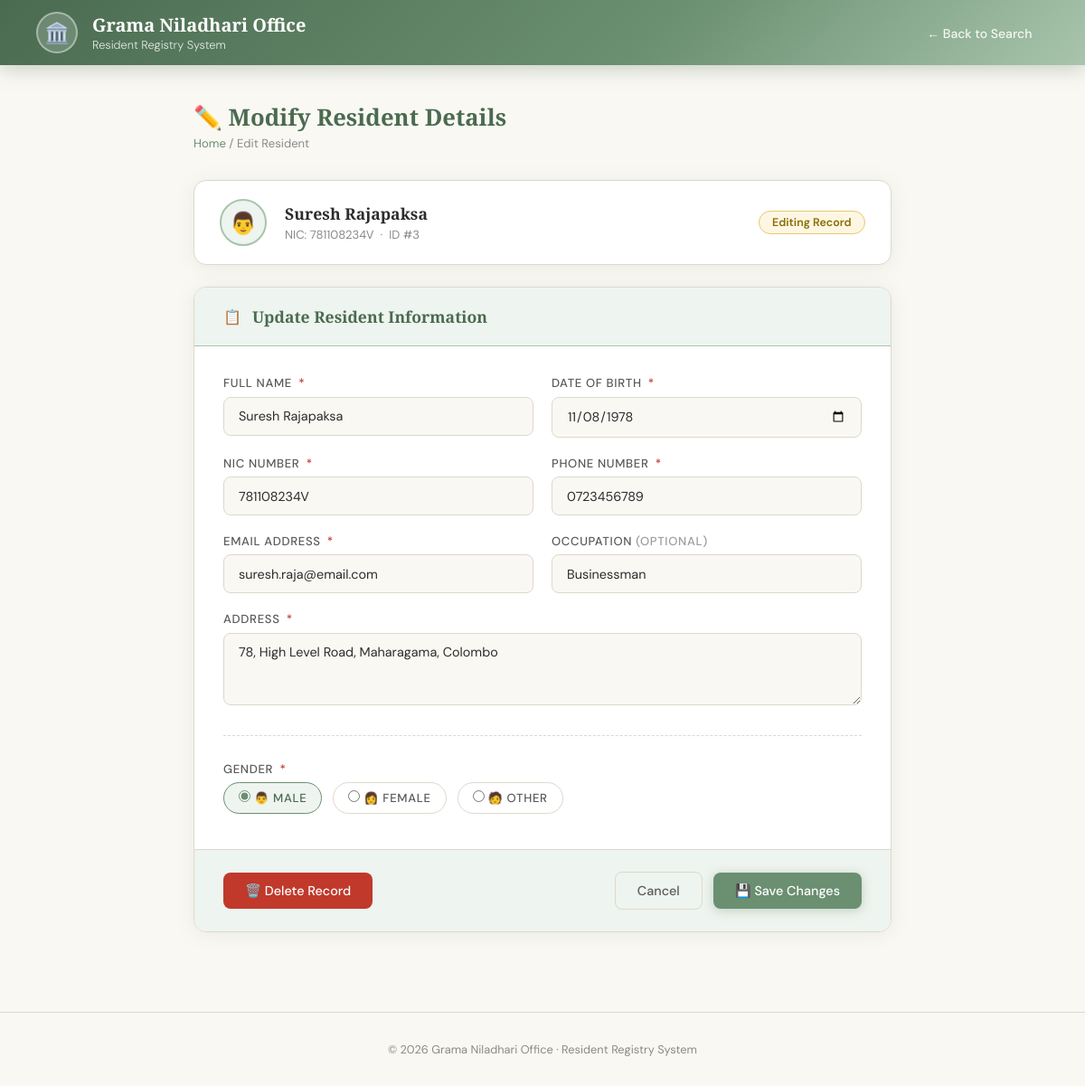
The page /edit.php?id=3 on the database its author committed.
### tables this page shows
CREATE TABLE residents (
  id              INT           AUTO_INCREMENT PRIMARY KEY,
  full_name       VARCHAR(100)  NOT NULL,
  dob             DATE          NOT NULL,
  nic             VARCHAR(12)   UNIQUE NOT NULL,
  address         TEXT          NOT NULL,
  phone           VARCHAR(15)   NOT NULL,
  email           VARCHAR(100)  NOT NULL,
  occupation      VARCHAR(50)   NULL,
  gender          ENUM('Male','Female','Other') NOT NULL,
  registered_date TIMESTAMP     DEFAULT CURRENT_TIMESTAMP
);

### edit.php (the view, shortened to what this page needs)
<?php
require_once 'config.php';
$id = intval($_GET['id'] ?? 0);
$row = $conn->query("SELECT * FROM residents WHERE id=$id")->fetch_assoc();
$errors  = [];
$form = [
  'full_name'  => $row['full_name'],
  'dob'        => $row['dob'],
  'nic'        => $row['nic'],
  'address'    => $row['address'],
  'phone'      => $row['phone'],
  'email'      => $row['email'],
  'occupation' => $row['occupation'] ?? '',
  'gender'     => $row['gender'],
];
?>
<!DOCTYPE html>
<html lang="en">
<head>
</head>
<body>
<header class="header">
  <div class="header-brand">
    <div class="header-emblem">🏛️</div>
    <div class="header-title">Grama Niladhari Office<span>Resident Registry System</span></div>
  </div>
  <nav class="header-nav">
    <a href="index.php">← Back to Search</a>
  </nav>
</header>
<main class="container">
  <div class="page-heading">
    <div>
      <h1>✏️ Modify Resident Details</h1>
      <div class="breadcrumb"><a href="index.php">Home</a> / Edit Resident</div>
    </div>
  </div>
  <div class="identity-strip">
    <div class="id-avatar"><?= $form['gender']==='Female' ? '👩' : ($form['gender']==='Male'?'👨':'🧑') ?></div>
    <div>
      <div class="id-name"><?= htmlspecialchars($form['full_name']) ?></div>
      <div class="id-meta">NIC: <?= htmlspecialchars($form['nic']) ?> &nbsp;·&nbsp; ID #<?= $id ?></div>
    </div>
    <div class="id-badge">Editing Record</div>
  </div>
  <div class="card">
    <div class="card-header">
      <span>📋</span>
      <h2>Update Resident Information</h2>
    </div>
    <form method="POST" novalidate>
      <div class="card-body">
        <div class="form-grid">
          <div class="form-group">
            <label>Full Name <span class="req">*</span></label>
            <input type="text" name="full_name" class="form-control <?= isset($errors['full_name'])?'is-error':'' ?>"
                   value="<?= htmlspecialchars($form['full_name']) ?>" maxlength="100">
          </div>
          <div class="form-group">
            <label>Date of Birth <span class="req">*</span></label>
            <input type="date" name="dob" class="form-control <?= isset($errors['dob'])?'is-error':'' ?>"
                   value="<?= htmlspecialchars($form['dob']) ?>" max="<?= date('Y-m-d', strtotime('-1 day')) ?>">
          </div>
          <div class="form-group">
            <label>NIC Number <span class="req">*</span></label>
            <input type="text" name="nic" class="form-control <?= isset($errors['nic'])?'is-error':'' ?>"
                   value="<?= htmlspecialchars($form['nic']) ?>" maxlength="12">
          </div>
          <div class="form-group">
            <label>Phone Number <span class="req">*</span></label>
            <input type="tel" name="phone" class="form-control <?= isset($errors['phone'])?'is-error':'' ?>"
                   value="<?= htmlspecialchars($form['phone']) ?>" maxlength="15">
          </div>
          <div class="form-group">
            <label>Email Address <span class="req">*</span></label>
            <input type="email" name="email" class="form-control <?= isset($errors['email'])?'is-error':'' ?>"
                   value="<?= htmlspecialchars($form['email']) ?>" maxlength="100">
          </div>
          <div class="form-group">
            <label>Occupation <em style="font-style:normal;opacity:.6;">(optional)</em></label>
            <input type="text" name="occupation" class="form-control"
                   value="<?= htmlspecialchars($form['occupation']) ?>" maxlength="50">
          </div>
          <div class="form-group form-full">
            <label>Address <span class="req">*</span></label>
            <textarea name="address" class="form-control <?= isset($errors['address'])?'is-error':'' ?>"><?= htmlspecialchars($form['address']) ?></textarea>
          </div>
          <hr class="section-divider">
          <div class="form-group form-full">
            <label>Gender <span class="req">*</span></label>
            <div class="radio-group">
              <?php foreach(['Male','Female','Other'] as $g): ?>
              <label class="radio-option">
                <input type="radio" name="gender" value="<?= $g ?>" <?= $form['gender']===$g?'checked':'' ?>>
                <?= $g==='Male'?'👨 Male':($g==='Female'?'👩 Female':'🧑 Other') ?>
              </label>
              <?php endforeach; ?>
            </div>
          </div>
        </div>
      </div>
      <div class="form-footer">
        <a href="delete.php?id=<?= $id ?>&name=<?= urlencode($form['full_name']) ?>" class="btn btn-danger" style="margin-right:auto;">🗑️ Delete Record</a>
        <a href="index.php" class="btn btn-outline">Cancel</a>
        <button type="submit" class="btn btn-primary">💾 Save Changes</button>
      </div>
    </form>
  </div>
</main>
<footer>© <?= date('Y') ?> Grama Niladhari Office · Resident Registry System</footer>
</body>
</html>

### rows shown on the page
residents: full_name "Suresh Rajapaksa", nic "781108234V", dob "11/08/1978", phone "0723456789", email "suresh.raja@email.com", occupation "Businessman", address "78, High Level Road, Maharagama, Colombo", gender "☑ 👨 MALE", gender "☐ 👩 FEMALE", gender "☐ 🧑 OTHER"

### other values the page prints
$id "3"
